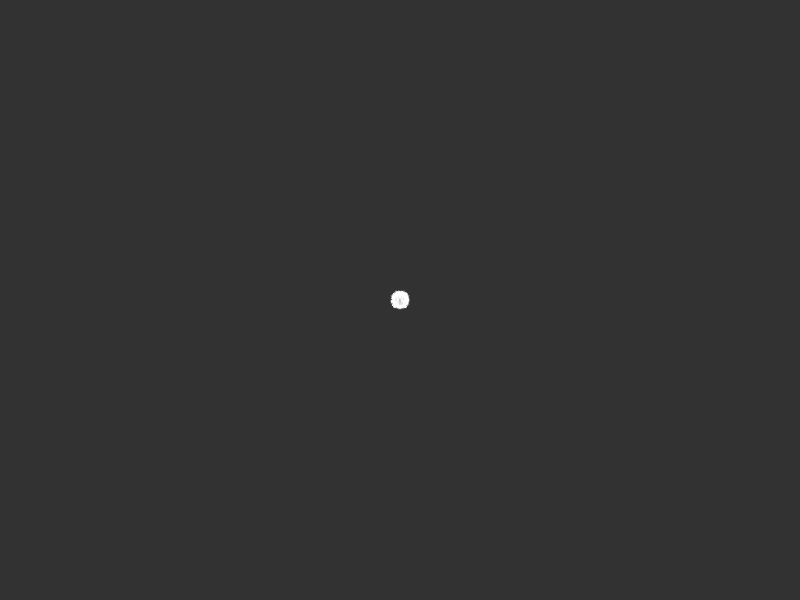
Frame 1 (no input)
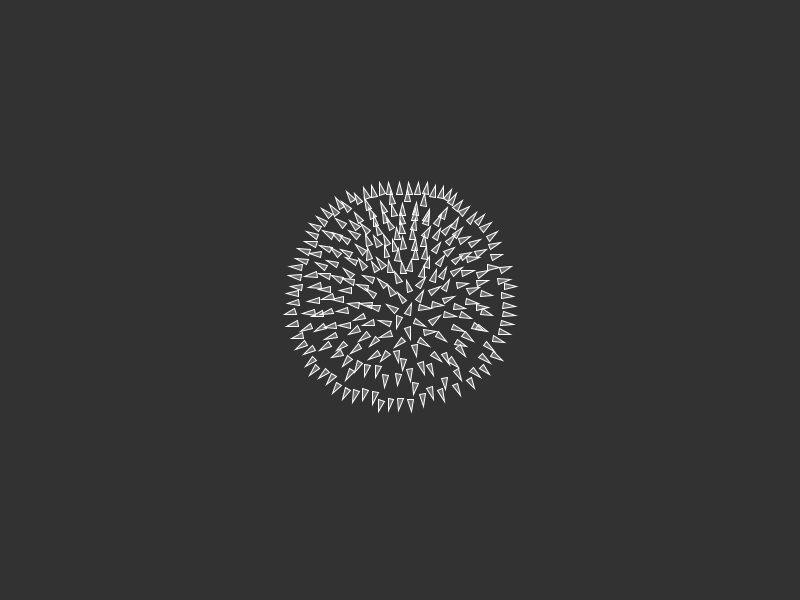
Frame 60 (the mouse pressed at the canvas centre just before this capture)
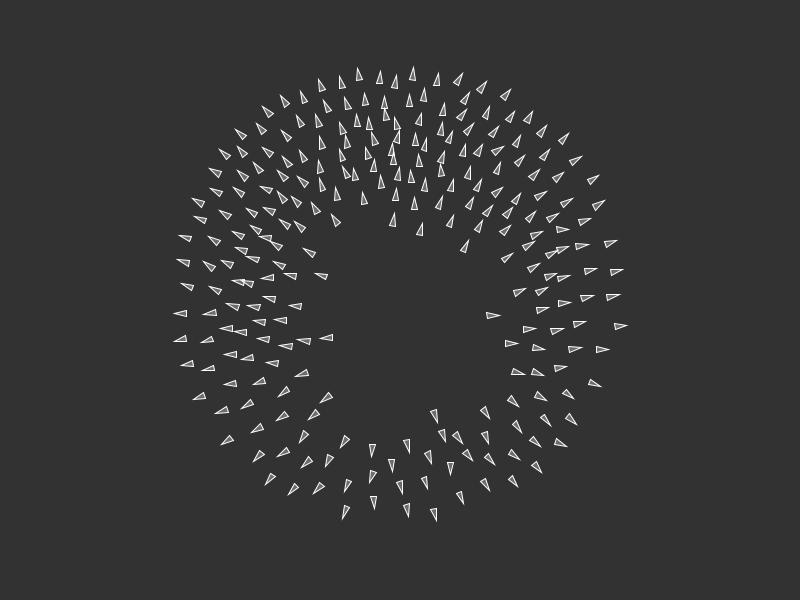
Frame 120 (the mouse held since frame 60 and released just before this capture)

The Processing sketch that drew these frames (run headless with seeded random() and noise(); from frame 60 on, the mouse is pressed at the canvas centre):

// Processing sketch: Bird_Flocking_2D
// ── Bird_Flocking_2D.pde
Boid b;
ArrayList<Boid> boids = new ArrayList<Boid>();
int no_of_boids = 250;

void setup() {
  size(800, 600);
  // Add an initial set of boids into the system
  for (int i = 0; i < no_of_boids; i++) {
    //b = new Boid(new PVector(random(width),random(height)),1,50,25,50, 1.7,1.0,1.0);  // the cohesion,separation ad alignment radii determine flocking pattern (no of sub groups, group splitting etc)...
    //Boid(PVector pos_, float m_, float percept_r_, float separate_d_, float cohesion_r_, float sepMag_, float aliMag_, float cohMag_)
    //b.apply_force(new PVector(random(1),random(1),0)); // all boids are generated in mid screen with random initial force hence veocity
    b = new Boid(new PVector(width/2,height/2),1,50,25,50, 1.7,1.0,1.0);
    boids.add(b); //<>//
  }
}

void draw() {
  background(50);
  for (Boid b : boids){
    b.run_all_functions(boids); // start the simulation
  }
  
}

// Add a new boid into the System
void mousePressed() {
  b = new Boid(new PVector(mouseX,mouseY),1,50,25,50, 1.5,1.0,1.0);
  //b.apply_force(new PVector(random(1),random(1),0)); // all boids are generated in mid screen with random initial force hence veocity
  boids.add(b);
}

// ── Boid.pde
class Boid
{
  PVector pos;
  PVector v;
  float m;               //mass
  float r; // size of Boid
  float percept_r; // perception radius for a boid, limits the parameter calculation dependency on other boids
  float sizefactor;
  // constant parameters
  float max_speed,max_f,separate_d,cohesion_r, sepMag, aliMag, cohMag;
  
  
  Boid(PVector pos_, float m_, float percept_r_, float separate_d_, float cohesion_r_, float sepMag_, float aliMag_, float cohMag_)
  {
    pos = pos_;
    m = m_;
    percept_r = percept_r_;
    
    v = new PVector(random(-2,2), random(-2,2));
    // constant parameters assign
    max_speed = 2;
    max_f = 0.05;
    sizefactor = 3.0;
    separate_d = separate_d_; // preffered separate distance from neighbors;
    cohesion_r = cohesion_r_; // radius of neighborhood checking for calculating neighborhood center;
    sepMag = sepMag_;
    aliMag = aliMag_;
    cohMag = cohMag_;
    r = m*sizefactor;
    
  }
  
  void apply_force(PVector force)
  {
   PVector fc = force.copy();
   PVector a = fc.div(m); // = a
   v.add(a); 
   v.limit(max_speed); // limiting the max speed, regardless the unconstrained applied force
   a.mult(0); // velocity updated, so a is set to '0', otherwise with each frame, v will keep increasing. 
  }
  
  void update_pos() // update position with screen wrapping around
  {
    pos.add(v); 
    // adding wrapping around the screen
    if (pos.x < -r) pos.x = width+r;  // x-left to x-right wrapping
    if (pos.y < -r) pos.y = height+r; // y-top to y-bottom wrapping
    if (pos.x > width+r) pos.x = -r;  // x-right to x-left wrapping
    if (pos.y > height+r) pos.y = -r;  // y-bottom to y-top wrapping
    
  }
  
  //// Reynolds : Steering force = Desired - Velocity
  
  
  //steering force towards target calculation, used in coherence to navigate to flock center
  
  PVector steer_force(PVector target_loc)
  {
    // the desired velocity = (target_location - current_location)*scaling_factor(k)
    // A reasonable choice for 'k' is max speed
    PVector desired_v = PVector.sub(target_loc, pos);
    //desired_v.normalize();
    //desired_v.mult(max_speed);
    desired_v.setMag(max_speed); // does the same job as the two lines above (normalize then mult)
                                 // desired velocity ; set to max magnitude because its desired 
    
    // now the steering force is calculated from desired velocity
    // steering force = desired velocity - current velocity
    PVector steering_f = PVector.sub(desired_v, v);
    steering_f.limit(max_f); // steering force can be limited here, but not necessary, the constarint is only set for only max speed;
                             // But without thi slimiting boids join together and start spinning on a joined axis;
    return steering_f;
  }
  
  void display() // display a Boid
  {
   // Drawing a triangle rotated in the direction of velocity
    float theta = v.heading() + radians(90);
    
    fill(200, 100);
    stroke(255);
    pushMatrix();
    translate(pos.x, pos.y);
    rotate(theta);
    beginShape(TRIANGLES);
    vertex(0, -r*2);
    vertex(-r, r*2);
    vertex(r, r*2);
    endShape();
    popMatrix(); 
  }
  
 // The three rules -> Alignment, separation, cohesion
 PVector alignForce(ArrayList <Boid> boids){
   PVector v_sum = new PVector(0,0);
   float no_neighbors= 0;
   
   for (Boid other: boids){
    float dist = abs(PVector.dist(pos, other.pos));
    if (dist >0 && dist < percept_r) // checking for all but self Boids in percept_r
    {
     v_sum.add(other.v); 
     no_neighbors++;
    }
   }
   
   if (no_neighbors >0) // if a Boid is in isolation, this check is necessary
   {
    v_sum.div(no_neighbors); // group avg velocity is here
    v_sum.setMag(max_speed); // desired velocity ; set to max magnitude because its desired 
    PVector steering_f = PVector.sub(v_sum, v);
    // steering force can be limited here, but not necessary, the constarint is only set for only max speed;
    steering_f.limit(max_f); // without this line all boids appear as a single boid if all are generated at the same point
    return steering_f;
   }
   else {
      return new PVector(0, 0);
    }
 }

 // Separation, Method checks for nearby boids and steers away
   PVector separateForce (ArrayList<Boid> boids) {
   PVector avg_neighbor_dir = new PVector(0, 0); // average direction away from neighbors
   float no_neighbors = 0;
    // For every boid in the system, check if it's too close
    for (Boid other : boids) {
      float dist = PVector.dist(pos, other.pos); // dist always gives +ve result
      if (dist < separate_d && dist >0) { // dist >0 to avoid checking itself
        // Calculate vector pointing away from neighbor
        PVector diff = PVector.sub(pos, other.pos); // gives a vector in opposite dir of neighbor in vicinity    
        diff.setMag(1.0/dist); // weighted by inverse dist, the far away the neighbor, the less the influence
        avg_neighbor_dir.add(diff);
        no_neighbors++;            
      }
    }
    // Average
    if (no_neighbors > 0) { //necessary to check if Boid is in isolation; to avoid 0 division
      avg_neighbor_dir.div(no_neighbors);
    }

    // As long as the vector is greater than 0
    if (avg_neighbor_dir.mag() > 0) {
      
       avg_neighbor_dir.setMag(max_speed);

      // Implement Reynolds: Steering = Desired - Velocity
      
      PVector steer_f = PVector.sub(avg_neighbor_dir,v);
      steer_f.limit(max_f);
      //steer_f.mult(-1);
      //println(steer_f.mag());
      return steer_f;
    }
    else return new PVector(0,0);
  }

// Cohesion
  // For the average position (i.e. center) of all nearby boids, calculate steering vector towards that position
  PVector cohesionForce (ArrayList<Boid> boids) {
    
    PVector neighborDist_sum = new PVector(0, 0);   // Start with empty vector to accumulate all positions
    float no_neighbors = 0;
    for (Boid other : boids) {
      float dist = PVector.dist(pos, other.pos);
      if (dist > 0 && dist < cohesion_r) {
        neighborDist_sum.add(other.pos); // Add position
        no_neighbors++;
      }
    }
    if (no_neighbors > 0) { // isolation check to avoid 0 division
      neighborDist_sum.div(no_neighbors);
      return steer_force(neighborDist_sum);  // Steer towards the position
    } 
    else {
      return new PVector(0, 0);
    }
  }
  
// combining applying of all three Flock forces (Cohesion, Sep, align) in a single func
  void applyFlockForces(ArrayList<Boid> boids) {
    PVector sep = separateForce(boids);   // Separation
    PVector ali = alignForce(boids);      // Alignment
    PVector coh = cohesionForce(boids);   // Cohesion
    // Arbitrarily weight these forces
    sep.mult(sepMag);
    ali.mult(aliMag);
    coh.mult(cohMag);
    // Add the force vectors to acceleration
    apply_force(sep);
    apply_force(ali);
    apply_force(coh);
  }

void run_all_functions(ArrayList<Boid> boids){ // combining flocking forces, rendering, updating
  applyFlockForces(boids);
  update_pos();
  display();
  
}

}
